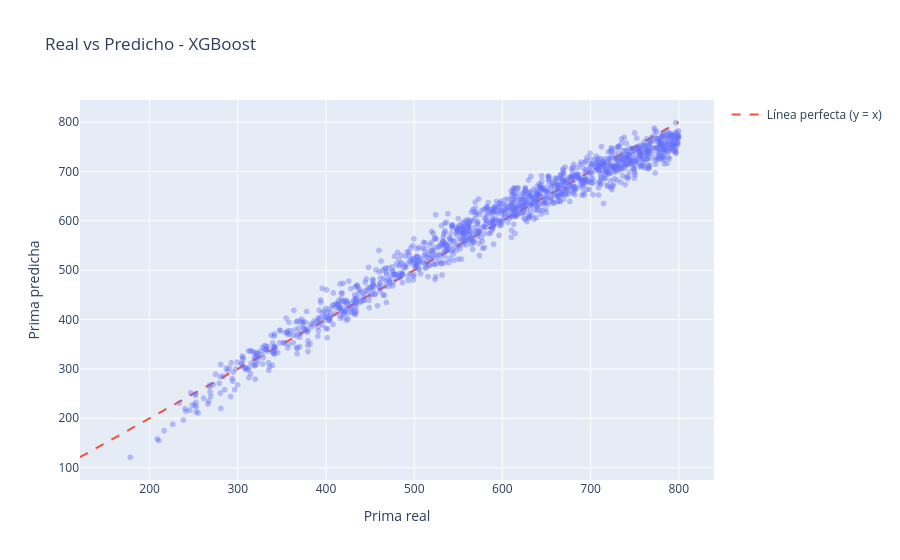

The notebook cell saved with this chart:
### Code cell
import plotly.express as px
import plotly.graph_objects as go

# Predicciones del modelo ganador (XGBoost)
y_pred = best_xgb.predict(X_test)

# Creamos un DataFrame para plotly (más cómodo)
df_plot = pd.DataFrame({
    "Prima_real": y_test.values,
    "Prima_predicha": y_pred
})

# Gráfico de dispersión
fig = px.scatter(
    df_plot,
    x="Prima_real",
    y="Prima_predicha",
    opacity=0.4,
    labels={
        "Prima_real": "Prima real",
        "Prima_predicha": "Prima predicha"
    },
    title="Real vs Predicho - XGBoost"
)

# Línea diagonal (predicción perfecta)
min_val = min(df_plot["Prima_real"].min(), df_plot["Prima_predicha"].min())
max_val = max(df_plot["Prima_real"].max(), df_plot["Prima_predicha"].max())

fig.add_trace(
    go.Scatter(
        x=[min_val, max_val],
        y=[min_val, max_val],
        mode="lines",
        line=dict(dash="dash"),
        name="Línea perfecta (y = x)"
    )
)

fig.show()

### Figure 1 — Plotly figure (JSON) as saved in the notebook; plotly's stock layout.template omitted (floating-point values rounded to 4 significant figures; data arrays with more than 128 entries replaced by an {"elided": "..."} marker saying what was removed)
{"data": [{"hovertemplate": "Prima real=%{x}<br>Prima predicha=%{y}<extra></extra>", "legendgroup": "", "marker": {"color": "#636efa", "opacity": 0.4, "symbol": "circle"}, "mode": "markers", "name": "", "showlegend": false, "type": "scattergl", "x": {"elided": "1328 float values"}, "xaxis": "x", "y": {"elided": "1328 float values"}, "yaxis": "y"}, {"line": {"dash": "dash"}, "mode": "lines", "name": "Línea perfecta (y = x)", "type": "scatter", "x": [121.1, 799.7], "y": [121.1, 799.7]}], "layout": {"legend": {"tracegroupgap": 0}, "title": {"text": "Real vs Predicho - XGBoost"}, "xaxis": {"anchor": "y", "domain": [0, 1], "title": {"text": "Prima real"}}, "yaxis": {"anchor": "x", "domain": [0, 1], "title": {"text": "Prima predicha"}}}}
